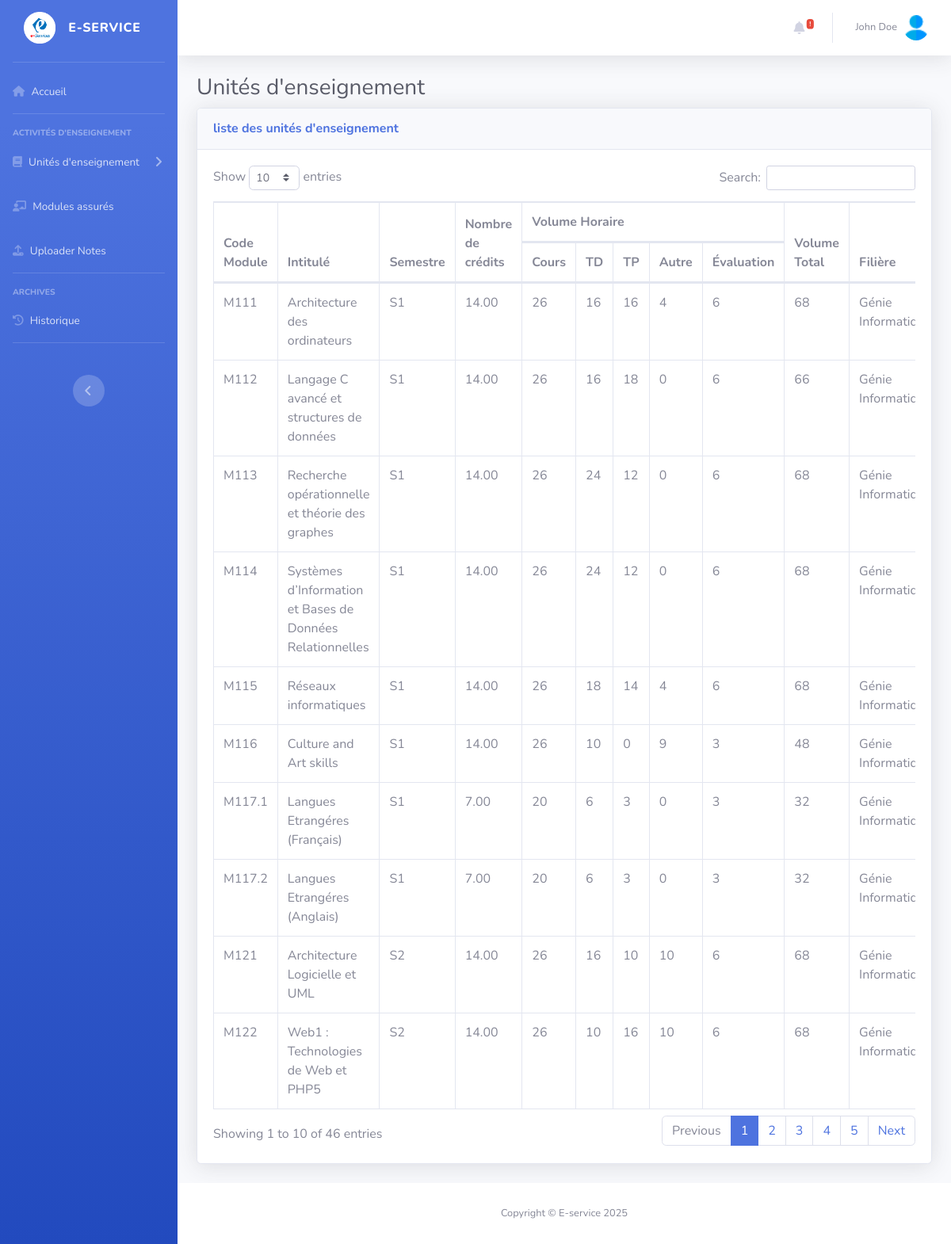
Screenshot of /Views/ProfViews/UeList.php (signed in) with the database file from the repository.
### tables this page shows
CREATE TABLE `utilisateurs` (
  `id` int(11) NOT NULL,
  `firstName` varchar(50) NOT NULL,
  `lastName` varchar(75) NOT NULL,
  `CIN` varchar(10) NOT NULL,
  `Birthdate` date NOT NULL,
  `email` varchar(50) NOT NULL,
  `password` varchar(255) NOT NULL,
  `speciality` varchar(70) NOT NULL,
  `id_departement` int(11) NOT NULL,
  `creation_date` datetime NOT NULL DEFAULT current_timestamp(),
  `must_change_password` tinyint(1) DEFAULT 1
);

CREATE TABLE `units` (
  `id` int(11) NOT NULL,
  `code_module` varchar(10) NOT NULL,
  `intitule` varchar(100) NOT NULL,
  `semestre` varchar(2) NOT NULL,
  `credits` decimal(11,2) NOT NULL,
  `speciality` varchar(50) NOT NULL,
  `departement_id` int(11) NOT NULL,
  `id_filiere` int(11) NOT NULL,
  `statut` tinyint(4) NOT NULL DEFAULT 0,
  `date_creation` datetime NOT NULL DEFAULT current_timestamp()
);

CREATE TABLE `volumehorraire` (
  `id_unit` int(11) NOT NULL,
  `Cours` int(11) NOT NULL,
  `TD` int(11) NOT NULL,
  `TP` int(11) NOT NULL,
  `Autre` int(11) NOT NULL,
  `Evaluation` int(11) NOT NULL,
  `VolumeTotal` int(11) GENERATED ALWAYS AS (`Cours` + `TD` + `TP` + `Autre` + `Evaluation`) STORED
);

CREATE TABLE `filieres` (
  `id` int(11) NOT NULL,
  `label` varchar(100) NOT NULL,
  `acronym` varchar(10) NOT NULL,
  `id_departement` int(11) NOT NULL
);

### Model/database.php (called while the page is built, shortened)
<?php
    function dataBaseConnection(){
        try{
            $pdo=new PDO('mysql:host=localhost;dbname=EserviceDB;port=3306;charset=utf8','root','',array(PDO::ATTR_ERRMODE=>PDO::ERRMODE_EXCEPTION));
        }catch(Exception $e){
            echo $e->getMessage();
        }
        return $pdo;
    }
    function GetFromDb($query,$values,$fetchAll=true){
        try {
            $pdo=dataBaseConnection();
            $stmt=$pdo->prepare($query);
            if (is_array($values)){
                $stmt->execute($values);
            }else{
                $stmt->execute([$values]);
            }
            if($fetchAll){
                $data=$stmt->fetchAll(PDO::FETCH_ASSOC);
            }else{
                $data=$stmt->fetch(PDO::FETCH_ASSOC);
            }
                return $data;
        } catch (Exception $e) {
            error_log("Error : " . $e->getMessage());
            return false;
        }
    }

### Views/ProfViews/UeList.php (the view, shortened to what this page needs)
<?php
    $data=GetFromDb("SELECT * FROM utilisateurs WHERE id=? ;",$_SESSION['id'],false);
    $userName=$data['firstName'].' '.$data['lastName'];
    $units=GetFromDb("SELECT * FROM units WHERE departement_id=? ;",$data['id_departement']);
?>
    <div id="wrapper">
    <?php require_once "../include/navBars/ProfNav.php";?>
    <?php require_once "../include/header.php";?>
        <div id="content-wrapper" class="d-flex flex-column">
            <div id="content">
                <div class="container-fluid">
                    <h1 class="h3 mb-2 text-gray-800">Unités d'enseignement</h1>
                    <div class="card shadow mb-4">
                        <div class="card-header py-3 d-flex justify-content-between align-items-center">
                            <h6 class="m-0 font-weight-bold text-primary">liste des unités d'enseignement</h6>
                        </div>
                        <div class="card-body">
                            <div class="table-responsive">
                                <table class="table table-bordered" id="dataTable" width="100%" cellspacing="0">
                                    <thead>
                                        <tr>
                                            <th rowspan="2">Code Module</th>
                                            <th rowspan="2">Intitulé</th>
                                            <th rowspan="2">Semestre</th>
                                            <th rowspan="2">Nombre de crédits</th>
                                            <th colspan="5">Volume Horaire</th>
                                            <th rowspan="2">Volume Total</th>
                                            <th rowspan="2">Filière</th>
                                        </tr>
                                        <tr>
                                            <th>Cours</th>
                                            <th>TD</th>
                                            <th>TP</th>
                                            <th>Autre</th>
                                            <th>Évaluation</th>
                                        </tr>
                                    </thead>
                                    <tbody>
                                    <?php foreach($units as $unit){
                                            $filiere = GetFromDb("SELECT * FROM filieres WHERE id=? ;",$unit['id_filiere'],false);
                                            $hours=GetFromDb('SELECT * FROM volumehorraire WHERE id_unit=?;',$unit['id'],false);
                                            $cours = $hours['Cours'] ?? 0;
                                            $td = $hours['TD'] ?? 0;
                                            $tp = $hours['TP'] ?? 0;
                                            $autre = $hours['Autre'] ?? 0;
                                            $evaluation = $hours['Evaluation'] ?? 0;
                                            $VolumeTotal = $hours['VolumeTotal'] ?? 0;
                                    ?>
                                        <tr>
                                            <td><?php echo $unit['code_module'];?></td>
                                            <td><?php echo $unit['intitule'];?></td>
                                            <td><?php echo $unit['semestre'];?></td>
                                            <td><?php echo $unit['credits'];?></td>
                                            <td><?php echo $cours;?></td>
                                            <td><?php echo $td;?></td>
                                            <td><?php echo $tp;?></td>
                                            <td><?php echo $autre;?></td>
                                            <td><?php echo $evaluation;?></td>
                                            <td><?php echo $VolumeTotal;?></td>
                                            <td>
                                                <?php echo ($filiere && isset($filiere['label'])) ? $filiere['label'] : ''; ?>
                                            </td>
                                        </tr>
                                       <?php }?>
                                    </tbody>
                                </table>
                            </div>
                        </div>
                    </div>
                </div>
            </div>
        </div>
    </div>
    <?php require_once "../include/footer.php";?>
<?php
    include_once "../dashboards.php";
?>

### Views/include/header.php (shortened to what this page needs)
<div id="content-wrapper" class="d-flex flex-column">
    <div id="content">
        <nav class="navbar navbar-expand navbar-light bg-white topbar mb-4 static-top shadow">
            <ul class="navbar-nav ml-auto">
                <li class="nav-item dropdown no-arrow mx-1">
                <a class="nav-link dropdown-toggle" href="#" id="alertsDropdown" role="button"
                    data-toggle="dropdown" aria-haspopup="true" aria-expanded="false">
                    <i class="fas fa-bell fa-fw"></i>
                    <span class="badge badge-danger badge-counter">!</span>
                </a>
                </li>
                <li class="nav-item dropdown no-arrow">
                    <a class="nav-link dropdown-toggle" href="#" id="userDropdown" role="button"
                        data-toggle="dropdown" aria-haspopup="true" aria-expanded="false">
                        <span class="mr-2 d-none d-lg-inline text-gray-600 small"><?= $userName ?></span>
                        <img class="img-profile rounded-circle"
                            src="..\..\startbootstrap-sb-admin-2-gh-pages\img\logo3.png">
                    </a>
                </li>
            </ul>
        </nav>

### rows the page displays
utilisateurs: userName "John Doe"
units: code_module "M111", intitule "Architecture des ordinateurs", semestre "S1", credits "14.00", volumehorraire.Cours "26", volumehorraire.TD "16", volumehorraire.TP "16", volumehorraire.Autre "4", volumehorraire.Evaluation "6", volumehorraire.VolumeTotal "68", id_filiere.label "Génie…"
units: code_module "M112", intitule "Langage C avancé et structures de données", semestre "S1", credits "14.00", volumehorraire.Cours "26", volumehorraire.TD "16", volumehorraire.TP "18", volumehorraire.Autre "0", volumehorraire.Evaluation "6", volumehorraire.VolumeTotal "66", id_filiere.label "Génie…"
units: code_module "M113", intitule "Recherche opérationnelle et théorie des graphes", semestre "S1", credits "14.00", volumehorraire.Cours "26", volumehorraire.TD "24", volumehorraire.TP "12", volumehorraire.Autre "0", volumehorraire.Evaluation "6", volumehorraire.VolumeTotal "68", id_filiere.label "Génie…"
units: code_module "M114", intitule "Systèmes d’Information et Bases de Données Relationnelles", semestre "S1", credits "14.00", volumehorraire.Cours "26", volumehorraire.TD "24", volumehorraire.TP "12", volumehorraire.Autre "0", volumehorraire.Evaluation "6", volumehorraire.VolumeTotal "68", id_filiere.label "Génie…"
units: code_module "M115", intitule "Réseaux informatiques", semestre "S1", credits "14.00", volumehorraire.Cours "26", volumehorraire.TD "18", volumehorraire.TP "14", volumehorraire.Autre "4", volumehorraire.Evaluation "6", volumehorraire.VolumeTotal "68", id_filiere.label "Génie…"
units: code_module "M116", intitule "Culture and Art skills", semestre "S1", credits "14.00", volumehorraire.Cours "26", volumehorraire.TD "10", volumehorraire.TP "0", volumehorraire.Autre "9", volumehorraire.Evaluation "3", volumehorraire.VolumeTotal "48", id_filiere.label "Génie…"
units: code_module "M117.1", intitule "Langues Etrangéres (Français)", semestre "S1", credits "7.00", volumehorraire.Cours "20", volumehorraire.TD "6", volumehorraire.TP "3", volumehorraire.Autre "0", volumehorraire.Evaluation "3", volumehorraire.VolumeTotal "32", id_filiere.label "Génie…"
units: code_module "M117.2", intitule "Langues Etrangéres (Anglais)", semestre "S1", credits "7.00", volumehorraire.Cours "20", volumehorraire.TD "6", volumehorraire.TP "3", volumehorraire.Autre "0", volumehorraire.Evaluation "3", volumehorraire.VolumeTotal "32", id_filiere.label "Génie…"
units: code_module "M121", intitule "Architecture Logicielle et UML", semestre "S2", credits "14.00", volumehorraire.Cours "26", volumehorraire.TD "16", volumehorraire.TP "10", volumehorraire.Autre "10", volumehorraire.Evaluation "6", volumehorraire.VolumeTotal "68", id_filiere.label "Génie…"
units: code_module "M122", intitule "Web1 : Technologies de Web et PHP5", semestre "S2", credits "14.00", volumehorraire.Cours "26", volumehorraire.TD "10", volumehorraire.TP "16", volumehorraire.Autre "10", volumehorraire.Evaluation "6", volumehorraire.VolumeTotal "68", id_filiere.label "Génie…"
